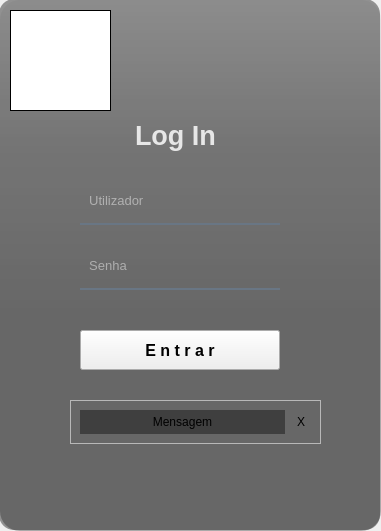
<?xml version="1.0" encoding="UTF-8"?>
<ui version="4.0">
 <class>MainWindow</class>
 <widget class="QMainWindow" name="MainWindow">
  <property name="geometry">
   <rect>
    <x>0</x>
    <y>0</y>
    <width>381</width>
    <height>531</height>
   </rect>
  </property>
  <property name="windowTitle">
   <string>MainWindow</string>
  </property>
  <widget class="QWidget" name="centralwidget">
   <widget class="QWidget" name="widget_login" native="true">
    <property name="geometry">
     <rect>
      <x>0</x>
      <y>0</y>
      <width>411</width>
      <height>531</height>
     </rect>
    </property>
    <property name="styleSheet">
     <string notr="true">QPushButton#pushButton{	
	background-color: qlineargradient(spread:pad, x1:0, y1:0.505682, x2:1, y2:0.477, stop:0 rgba(20, 47, 78, 219), stop:1 rgba(85, 98, 112, 226));
	color:rgba(255, 255, 255, 210);
	border-radius:5px;
}
QPushButton#pushButton:hover{	
	background-color: qlineargradient(spread:pad, x1:0, y1:0.505682, x2:1, y2:0.477, stop:0 rgba(40, 67, 98, 219), stop:1 rgba(105, 118, 132, 226));
}
QPushButton#pushButton:pressed{	
	padding-left:5px;
	padding-top:5px;
	background-color:rgba(105, 118, 132, 200);
}

QPushButton#pushButton_2, #pushButton_3, #pushButton_4, #pushButton_5{	
	background-color: rgba(0, 0, 0, 0);
	color:rgba(85, 98, 112, 255);
}
QPushButton#pushButton_2:hover, #pushButton_3:hover, #pushButton_4:hover, #pushButton_5:hover{	
	color:rgba(155, 168, 182, 220);
}
QPushButton#pushButton_2:pressed, #pushButton_3:pressed, #pushButton_4:pressed, #pushButton_5:pressed{	
	padding-left:5px;
	padding-top:5px;
	color:rgba(115, 128, 142, 255);
}</string>
    </property>
    <widget class="QLabel" name="label">
     <property name="geometry">
      <rect>
       <x>30</x>
       <y>30</y>
       <width>300</width>
       <height>420</height>
      </rect>
     </property>
     <property name="styleSheet">
      <string notr="true">border-image: url(:/images/background.png);
border-radius:20px;</string>
     </property>
     <property name="text">
      <string/>
     </property>
    </widget>
    <widget class="QLabel" name="label_bordaLogin">
     <property name="geometry">
      <rect>
       <x>0</x>
       <y>0</y>
       <width>381</width>
       <height>531</height>
      </rect>
     </property>
     <property name="styleSheet">
      <string notr="true">background-color: qlineargradient(spread:pad, x1:0, y1:0, x2:0, y2:0.715909, stop:0 rgba(0, 0, 0, 9), stop:0.375 rgba(0, 0, 0, 50), stop:0.835227 rgba(0, 0, 0, 75));
border-radius:20px;</string>
     </property>
     <property name="text">
      <string/>
     </property>
    </widget>
    <widget class="QLabel" name="label_bgLogin">
     <property name="geometry">
      <rect>
       <x>-1</x>
       <y>-1</y>
       <width>381</width>
       <height>531</height>
      </rect>
     </property>
     <property name="styleSheet">
      <string notr="true">background-color:rgba(0, 0, 0, 100);
border-radius:15px;</string>
     </property>
     <property name="text">
      <string/>
     </property>
     <property name="textInteractionFlags">
      <set>Qt::NoTextInteraction</set>
     </property>
    </widget>
    <widget class="QLabel" name="label_titLogin">
     <property name="geometry">
      <rect>
       <x>135</x>
       <y>115</y>
       <width>90</width>
       <height>40</height>
      </rect>
     </property>
     <property name="font">
      <font>
       <pointsize>20</pointsize>
       <bold>true</bold>
      </font>
     </property>
     <property name="styleSheet">
      <string notr="true">color:rgba(255, 255, 255, 210);</string>
     </property>
     <property name="text">
      <string>Log In</string>
     </property>
    </widget>
    <widget class="QLineEdit" name="lineEdit_nomeLogin">
     <property name="geometry">
      <rect>
       <x>80</x>
       <y>185</y>
       <width>200</width>
       <height>40</height>
      </rect>
     </property>
     <property name="font">
      <font>
       <pointsize>10</pointsize>
      </font>
     </property>
     <property name="styleSheet">
      <string notr="true">background-color:rgba(0, 0, 0, 0);
border:none;
border-bottom:2px solid rgba(105, 118, 132, 255);
color:rgba(255, 255, 255, 230);
padding-bottom:7px;</string>
     </property>
     <property name="placeholderText">
      <string>  Utilizador</string>
     </property>
    </widget>
    <widget class="QLineEdit" name="lineEdit_senhaLogin">
     <property name="geometry">
      <rect>
       <x>80</x>
       <y>250</y>
       <width>200</width>
       <height>40</height>
      </rect>
     </property>
     <property name="font">
      <font>
       <pointsize>10</pointsize>
      </font>
     </property>
     <property name="styleSheet">
      <string notr="true">background-color:rgba(0, 0, 0, 0);
border:none;
border-bottom:2px solid rgba(105, 118, 132, 255);
color:rgba(255, 255, 255, 230);
padding-bottom:7px;</string>
     </property>
     <property name="echoMode">
      <enum>QLineEdit::Password</enum>
     </property>
     <property name="placeholderText">
      <string>  Senha</string>
     </property>
    </widget>
    <widget class="QPushButton" name="pushButton_entrarLogin">
     <property name="geometry">
      <rect>
       <x>80</x>
       <y>330</y>
       <width>200</width>
       <height>40</height>
      </rect>
     </property>
     <property name="font">
      <font>
       <pointsize>12</pointsize>
       <bold>true</bold>
      </font>
     </property>
     <property name="text">
      <string>E n t r a r</string>
     </property>
    </widget>
    <widget class="QFrame" name="frame_msgBar">
     <property name="geometry">
      <rect>
       <x>70</x>
       <y>400</y>
       <width>251</width>
       <height>44</height>
      </rect>
     </property>
     <property name="frameShape">
      <enum>QFrame::StyledPanel</enum>
     </property>
     <property name="frameShadow">
      <enum>QFrame::Raised</enum>
     </property>
     <layout class="QHBoxLayout" name="horizontalLayout_2">
      <item>
       <widget class="QLabel" name="label_msg">
        <property name="styleSheet">
         <string notr="true">background-color:rgba(0, 0, 0, 100);
border-radius:15px;</string>
        </property>
        <property name="text">
         <string>Mensagem</string>
        </property>
        <property name="alignment">
         <set>Qt::AlignCenter</set>
        </property>
       </widget>
      </item>
      <item>
       <widget class="QPushButton" name="pushButton_fecharMsg">
        <property name="maximumSize">
         <size>
          <width>20</width>
          <height>16777215</height>
         </size>
        </property>
        <property name="styleSheet">
         <string notr="true">QPushButton{
	border-radius: 8px;
}
QPushButton:hover{
	background-color: rgb(50, 50, 50);
	color: rgb(200, 200, 200)
}
QPushButton:pressed{
	background-color: rgb(35, 35, 35);
	color: rgb(200, 200, 200)
}
</string>
        </property>
        <property name="text">
         <string>X</string>
        </property>
       </widget>
      </item>
     </layout>
    </widget>
    <widget class="QLabel" name="label_logo">
     <property name="geometry">
      <rect>
       <x>10</x>
       <y>10</y>
       <width>101</width>
       <height>101</height>
      </rect>
     </property>
     <property name="styleSheet">
      <string notr="true">background-color: rgb(255, 255, 255);</string>
     </property>
     <property name="frameShape">
      <enum>QFrame::Box</enum>
     </property>
     <property name="text">
      <string/>
     </property>
    </widget>
   </widget>
  </widget>
 </widget>
 <resources/>
 <connections/>
</ui>
